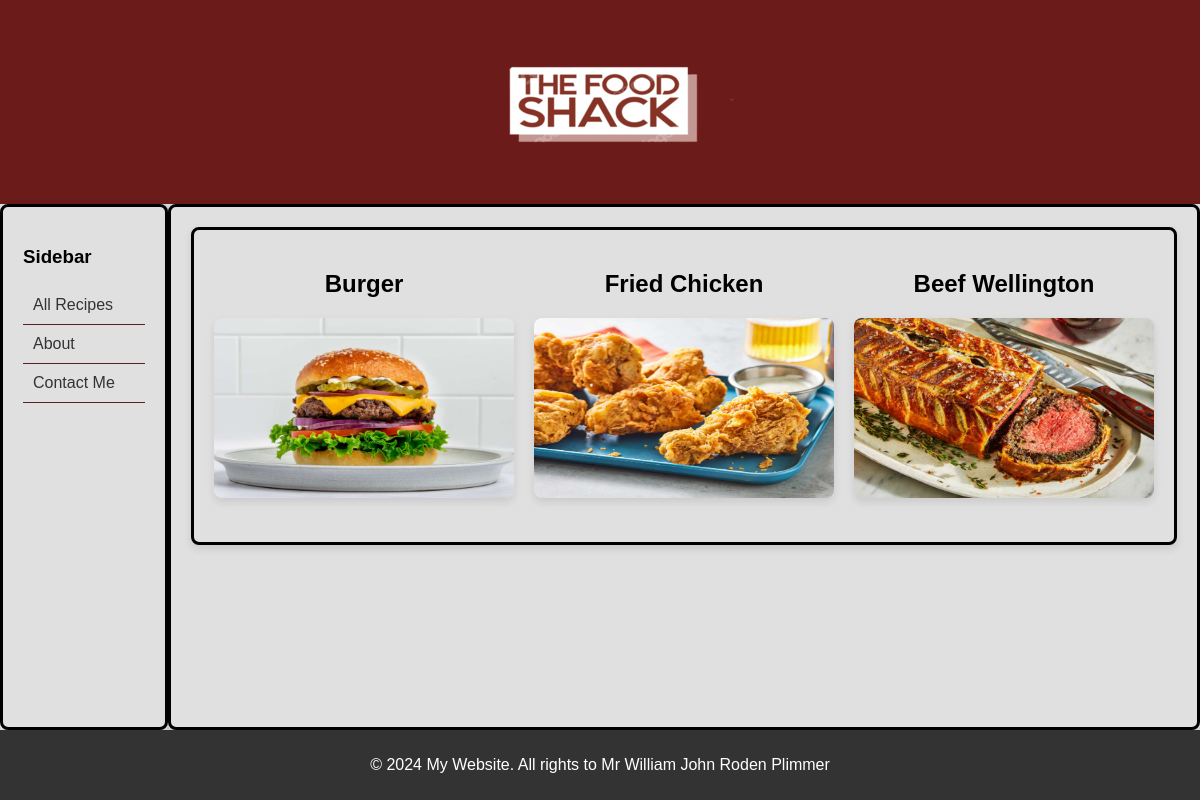
The page / on the database its author committed.
### tables this page shows
CREATE TABLE food (food_id INTEGER PRIMARY KEY, food_name INTEGER, "vegen_veg_non " TEXT, "min_description " TEXT, "images " STATIC, images_front_page STATIC);

### app.py (the view)
@app.route('/')
def home():
    conn = sqlite3.connect(app.config['DATABASE'])
    cur = conn.cursor()
    cur.execute("SELECT * FROM food;")
    foods = cur.fetchall()
    conn.close()
    return render_template('home.html',foods=foods)

### templates/Home.html (shortened to what this page needs)
{% extends 'layout.html' %}
{% block content %}
<main>
  <div class="image-box-container">
       {% for food in foods[:3] %}
       <div class="image-box">
          <h2>{{ food[1] }}</h2>
          <a href="food_page/{{food[0]}}">
            <img alt="Qries" src="{{ food[5] }}">
          </a>
       </div>
       {% endfor %}
  </div>
</main>
{% endblock %}

### static/css/main.css (style rules this page uses)
body { font-family: Arial, sans-serif; background-color: #ddd; margin: 0; padding: 0; display: flex; flex-direction: column; min-height: 100vh; border: #000000; }
main { flex: 1; padding: 20px; border: 3px solid #000000; border-radius: 8px; background-color: #e1e0e0; box-shadow: 0 4px 8px rgba(0, 0, 0, 0.1); }
.image-box-container { display: grid; grid-template-columns: repeat(3, 1fr); grid-template-rows: repeat(2, auto); gap: 20px; justify-items: center; }
.image-box { text-align: center; max-width: 300px; }
.image-box img { width: 300px; height: 180px; border-radius: 8px; box-shadow: 0 4px 8px rgba(0, 0, 0, 0.1); }

### rows shown on the page
food: food_name "Burger", shows a picture
food: food_name "Fried Chicken", shows a picture
food: food_name "Beef Wellington", shows a picture
